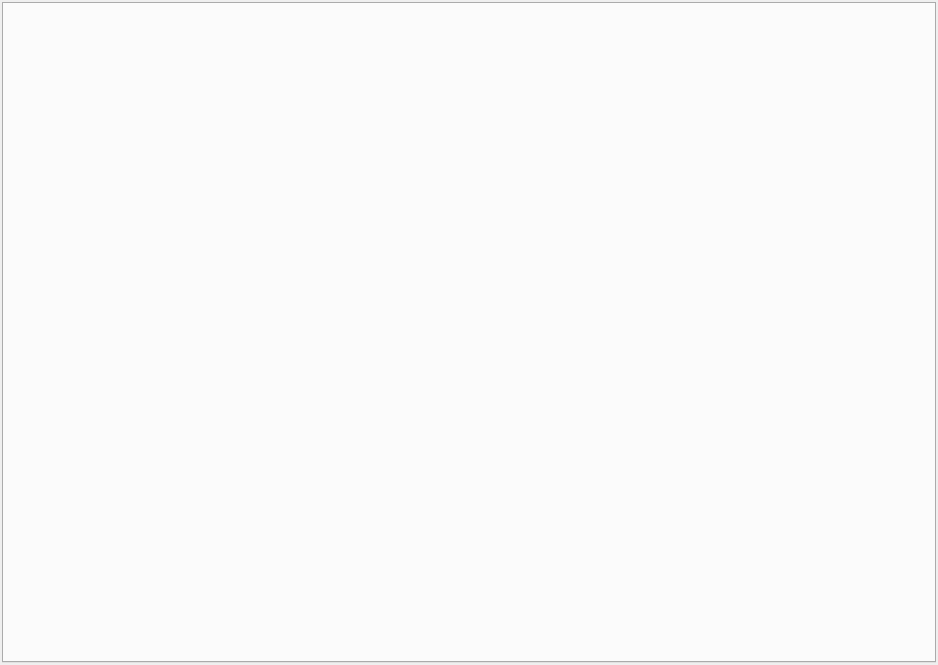
<?xml version="1.0" encoding="UTF-8"?>
<ui version="4.0">
 <class>config_interface</class>
 <widget class="QWidget" name="config_interface">
  <property name="geometry">
   <rect>
    <x>0</x>
    <y>0</y>
    <width>938</width>
    <height>665</height>
   </rect>
  </property>
  <property name="windowTitle">
   <string>Form</string>
  </property>
  <layout class="QGridLayout" name="gridLayout">
   <property name="leftMargin">
    <number>2</number>
   </property>
   <property name="topMargin">
    <number>2</number>
   </property>
   <property name="rightMargin">
    <number>2</number>
   </property>
   <property name="bottomMargin">
    <number>2</number>
   </property>
   <property name="spacing">
    <number>5</number>
   </property>
   <item row="0" column="0">
    <widget class="QTabWidget" name="tabWidget">
     <property name="currentIndex">
      <number>-1</number>
     </property>
     <property name="tabsClosable">
      <bool>false</bool>
     </property>
    </widget>
   </item>
  </layout>
 </widget>
 <resources/>
 <connections/>
</ui>
